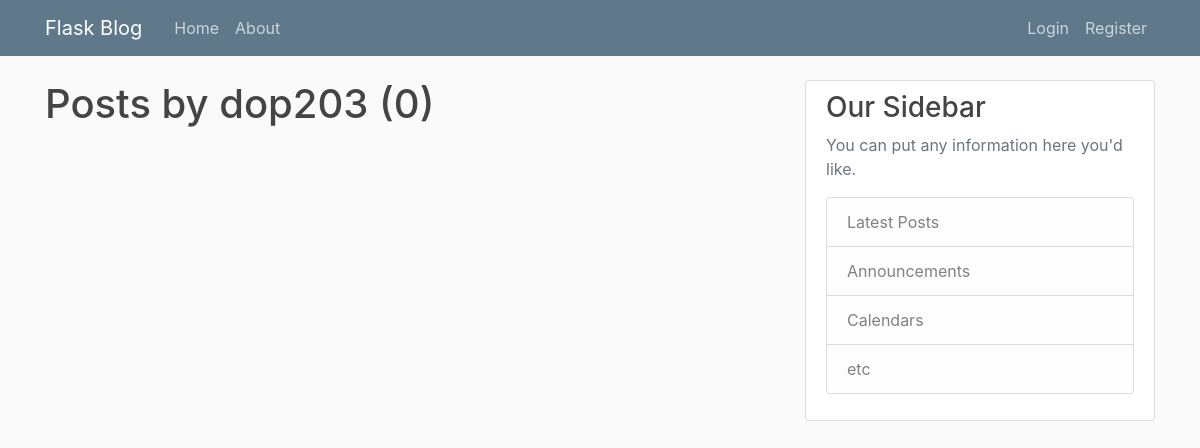
The page /user/dop203 on the database as committed earlier.
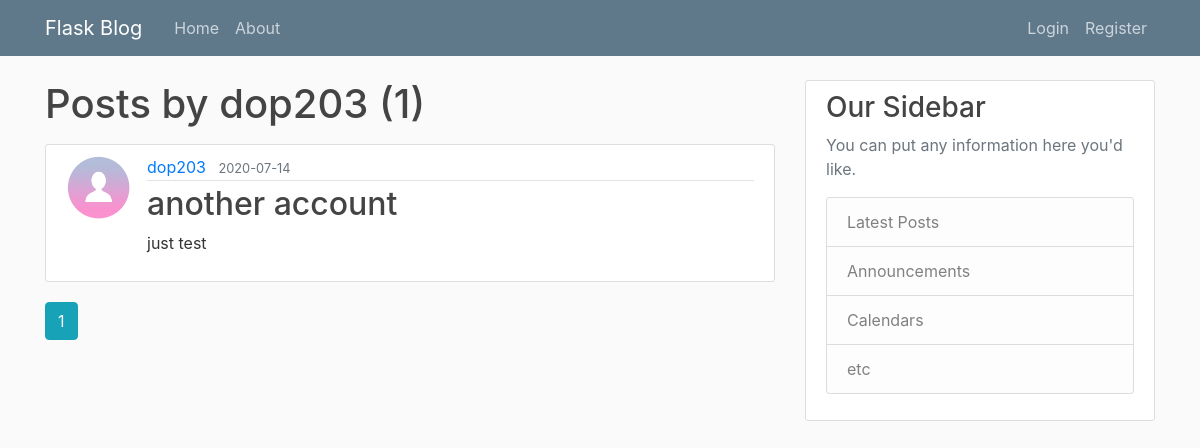
The same page on the database as committed later.
### flaskblog/models.py (models this page shows, shortened)
class Post(db.Model):
    __table_name__ = 'post'
    id = db.Column(db.Integer, primary_key=True)
    title = db.Column(db.String(100), nullable=False)
    date_posted = db.Column(db.DateTime, nullable=False, default=datetime.utcnow)
    content = db.Column(db.Text, nullable=False)
    user_id = db.Column(db.Integer, db.ForeignKey('user.id'), nullable=False)  # foreignkey 는 테이블 이름을 인자로 받음.

class User(db.Model, UserMixin):
    __table_name__ = 'user'
    id = db.Column(db.Integer, primary_key=True)
    username = db.Column(db.String(20), unique=True, nullable=False)
    email = db.Column(db.String(120), unique=True, nullable=False)
    image_file = db.Column(db.String(20), nullable=False, default='default.jpg')
    password = db.Column(db.String(60), nullable=False)
    posts = db.relationship('Post', backref='author', lazy=True)  # relationship 은  객체 이름을 받음.

### flaskblog/routes.py (the view)
@app.route('/user/<string:username>')
def user_posts(username):
    page = request.args.get('page', 1, type=int)
    user = User.query.filter_by(username=username).first_or_404()
    posts = Post.query.filter_by(author=user)\
        .order_by(Post.date_posted.desc())\
        .paginate(per_page=5, page=page)
    return render_template("user_post.html", posts=posts, user=user)

### flaskblog/templates/user_post.html
{% extends "layout.html" %}
{% block content %}
    <h1 class="mb-3">Posts by {{ user.username }} ({{ posts.total }})</h1>
    {% for post in posts.items %}
        <article class="media content-section">
            <img class="rounded-circle article-img" src="{{ url_for('static', filename='profile_pics/' + post.author.image_file) }}" >
            <div class="media-body">
                <div class="article-metadata">
                    <a class="mr-2" href="{{ url_for('user_posts', username=post.author.username) }}">{{ post.author.username }}</a>
                    <small class="text-muted">{{ post.date_posted.strftime('%Y-%m-%d') }}</small>
                </div>
                <h2><a class="article-title" href="{{ url_for('post', post_id=post.id) }}">{{ post.title }}</a></h2>
                <p class="article-content">{{ post.content }}</p>
            </div>
        </article>
    {% endfor %}
    {% for page_num in posts.iter_pages(left_edge=1, right_edge=1, left_current=1, right_current=2) %}
        {% if page_num %}
            {% if posts.page == page_num %}
                <a class="btn btn-info mb-4" href="{{ url_for('user_posts', username=user.username, page=page_num) }}">{{ page_num }}</a>
            {% else %}
                <a class="btn btn-outline-info mb-4" href="{{ url_for('user_posts', username=user.username, page=page_num) }}">{{ page_num }}</a>
            {% endif %}
        {% else %}
            ...
        {% endif %}
    {% endfor %}
{% endblock content %}

Rows that differ between the two databases and show on the page:
added Post: image_file (placeholder picture), author.username "dop203", date_posted "2020-07-14", title "another account", content "just test"
Other text that changed with them:
{{ posts.total }}: "0" → "1"
new list line: "1"
